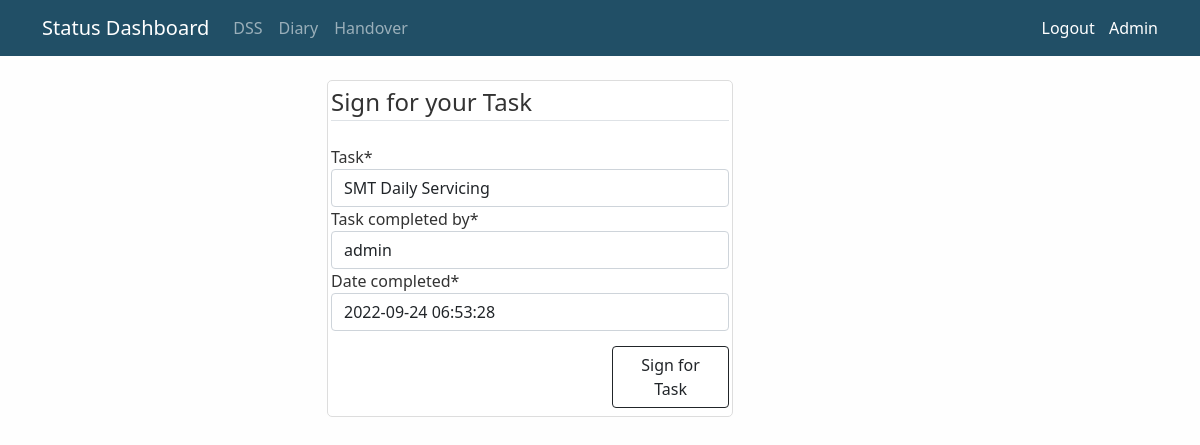
Page /diary/671/update/ (signed in) on the earlier database version.
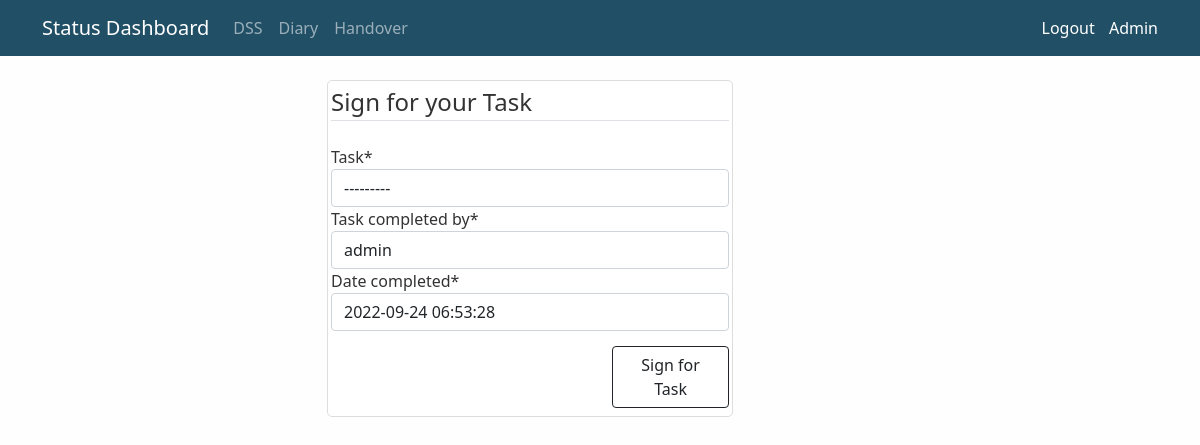
Same page on the later database version.
### diary/models.py (models this page shows, shortened)
class TodaysTask(models.Model):
	task = models.ForeignKey(Task, null=True, on_delete=models.SET_NULL)
	task_completed_by = models.ForeignKey(User, null=True, on_delete=models.SET_NULL)
	date_created = models.DateField(default=timezone.now)
	date_completed = models.DateTimeField(null=True)

### diary/views.py (the view, shortened to what this page needs)
# urls.py: path('<int:pk>/update/', DiaryUpdateView.as_view(), name='diary-update'),
class DiaryUpdateView(LoginRequiredMixin, UpdateView):
	model = TodaysTask
	fields = ['task', 'task_completed_by', 'date_completed']
	def get_initial(self):
		return {'task_completed_by': self.request.user, 'date_completed': datetime.datetime.now()}

### diary/models.py (called while the page is built)
	def __str__(self):
		return self.title

### diary/templates/diary/todaystask_form.html (shortened to what this page needs)
{% extends "board/base.html"%}
{% load crispy_forms_tags %}
{% block content %}
	<div class="row">
		<div class="col-md-3">
		</div>
		<div class="col-md-5">
			<div class='content-section'>
				<form method='POST'>
					<fieldset class="form-group">
						<legend class="border-bottom mb-4">Sign for your Task</legend>
						{{ form|crispy }}
					</fieldset>
					<div class="form-group" style="padding-top:15px; padding-bottom:5px ;">
						<div class="row">
							<div class="col-md-8">
							</div>
							<div class="col-md-4">
								<button class="btn btn-outline-dark" type="submit">Sign for Task</button>
							</div>
						</div>
					</div>
				</form>
			</div>
		</div>
	</div>
{% endblock content %}

Differences in the rows shown:
changed TodaysTask "admin": task "SMT Daily Servicing" → "---------"
